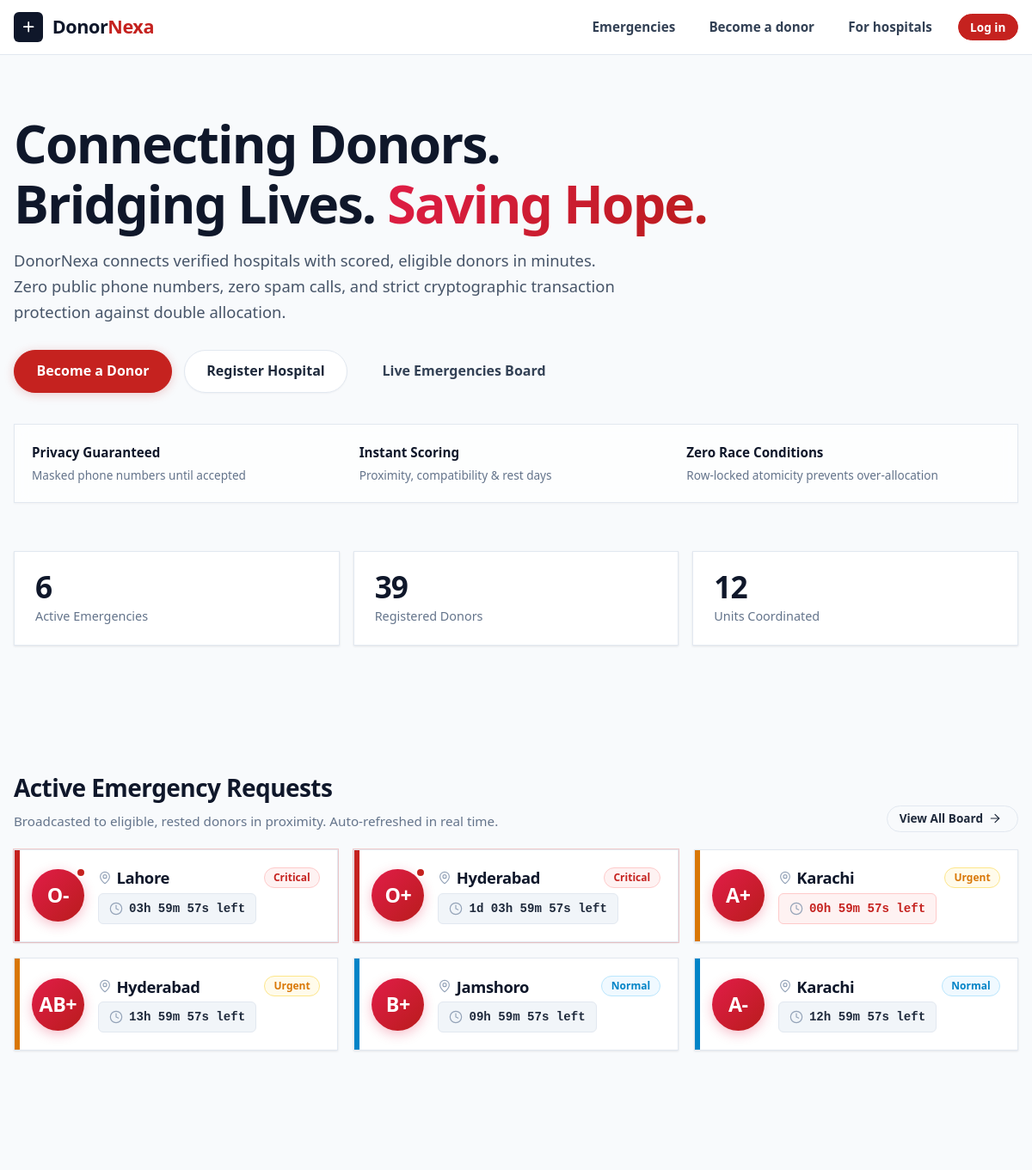
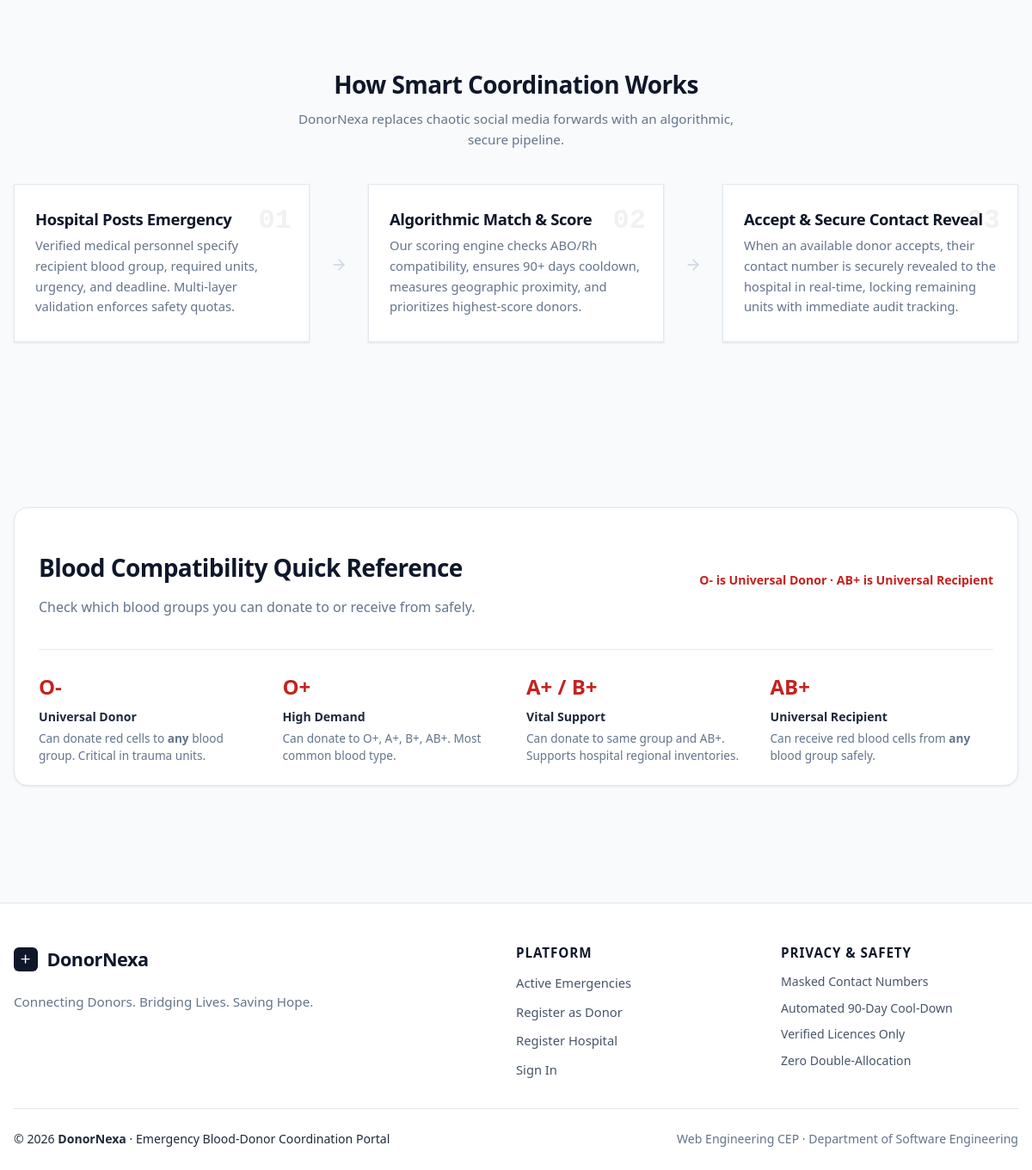
The page / on the database its author committed (2 pictures, top to bottom).
### tables this page shows
CREATE TABLE blood_requests (
    id              INT UNSIGNED AUTO_INCREMENT PRIMARY KEY,
    hospital_id     INT UNSIGNED NOT NULL,
    blood_group     ENUM('A+','A-','B+','B-','AB+','AB-','O+','O-') NOT NULL,
    units_needed    TINYINT UNSIGNED NOT NULL,
    units_fulfilled TINYINT UNSIGNED NOT NULL DEFAULT 0,
    urgency         ENUM('Normal','Urgent','Critical') NOT NULL DEFAULT 'Normal',
    required_by     DATETIME NOT NULL,
    ward_notes      VARCHAR(255) NULL,
    status          ENUM('open','fulfilled','closed','cancelled','expired') NOT NULL DEFAULT 'open',
    created_at      DATETIME NOT NULL DEFAULT CURRENT_TIMESTAMP,
     
    KEY idx_requests_status_deadline (status, required_by),
    KEY idx_requests_hospital (hospital_id, status),
    KEY idx_requests_group (blood_group, status),
    CONSTRAINT fk_requests_hospital FOREIGN KEY (hospital_id) REFERENCES hospitals(user_id) ON DELETE CASCADE,
    CONSTRAINT ck_requests_units CHECK (units_needed BETWEEN 1 AND 10),
    CONSTRAINT ck_requests_fulfilled CHECK (units_fulfilled <= units_needed)
);

CREATE TABLE cities (
    id        INT UNSIGNED AUTO_INCREMENT PRIMARY KEY,
    city_name VARCHAR(80) NOT NULL,
    province  VARCHAR(40) NOT NULL,
    UNIQUE KEY uq_city (city_name)
);

### src/Controllers/BaseController.php (called while the page is built, shortened)
<?php
abstract class BaseController
{
    protected function render(string $view, array $data = [], string $title = ''): void
    {
        extract($data, EXTR_SKIP);
        require BASE_PATH . '/templates/' . $view . '.php';
        require BASE_PATH . '/templates/layout.php';
    }
}
class PublicController extends BaseController
{
    public function home(): void
    {
        $this->render('public/home', [
            'stats'       => (new ReportService())->publicStats(),
            'emergencies' => (new RequestRepository())->publicActive(6),
        ], 'Home');
    }
}

### src/Core/Router.php (called while the page is built, shortened)
<?php
final class Router
{
    private array $routes = [];
    public function add(string $route, array $handler, array $methods = ['GET'], ?array $roles = null): self
    {
        $this->routes[$route] = compact('handler', 'methods', 'roles');
        return $this;
    }
    public function dispatch(string $route, string $httpMethod): void
    {
        ['handler' => [$class, $method], 'methods' => $methods, 'roles' => $roles] = $this->routes[$route];
        (new $class())->$method();
    }
}

### public/index.php (called while the page is built, shortened)
<?php
$router = new Router();
foreach (require BASE_PATH . '/config/routes.php' as $route => [$class, $method, $verbs, $roles]) {
    $router->add($route, [$class, $method], $verbs, $roles);
}
$route = trim((string) ($_GET['r'] ?? 'home'), '/');
$router->dispatch($route === '' ? 'home' : $route, $_SERVER['REQUEST_METHOD'] ?? 'GET');

### src/Repositories/BaseRepository.php (called while the page is built, shortened)
<?php
abstract class BaseRepository
{
    protected PDO $db;
    public function __construct(?PDO $db = null)
    {
        $this->db = $db ?? Database::connection();
    }
    protected function all(string $sql, array $params = []): array
    {
        $stmt = $this->db->prepare($sql);
        $stmt->execute($params);
        return $stmt->fetchAll();
    }
}

### src/Core/Database.php (called while the page is built, shortened)
<?php
final class Config
{
    private static array $files = [];
    public static function get(string $key, mixed $default = null): mixed
    {
        $parts = explode('.', $key);
        $file = array_shift($parts);
        if (!isset(self::$files[$file])) {
            $path = BASE_PATH . '/config/' . $file . '.php';
            self::$files[$file] = is_file($path) ? require $path : [];
        }
        $value = self::$files[$file];
        foreach ($parts as $segment) {
            $value = $value[$segment];
        }
        return $value;
    }
}
final class Database
{
    private static ?PDO $pdo = null;
    public static function connection(): PDO
    {
        if (self::$pdo === null) {
            $c = Config::get('db');
            $dsn = sprintf(
                'mysql:host=%s;port=%d;dbname=%s;charset=%s',
                $c['host'],
                $c['port'],
                $c['name'],
                $c['charset']
            );
            try {
                self::$pdo = new PDO($dsn, $c['user'], $c['pass'], [
                    PDO::ATTR_ERRMODE => PDO::ERRMODE_EXCEPTION,
                    PDO::ATTR_DEFAULT_FETCH_MODE => PDO::FETCH_ASSOC,
                    PDO::ATTR_EMULATE_PREPARES => false,
                ]);
                self::$pdo->exec("SET time_zone = '" . Config::get('app.tz_offset') . "'");
            } catch (PDOException $e) {
                Logger::error('DB connection failed: ' . $e->getMessage());
                throw new DatabaseException('The database is not available right now.', 0, $e);
            }
        }
        return self::$pdo;
    }
}

### src/Repositories/RequestRepository.php (called while the page is built, shortened)
<?php
class RequestRepository extends BaseRepository
{
    public function publicActive(int $limit = 50): array
    {
        $limit = max(1, min($limit, 100));
        return $this->all(
            "SELECT r.id, r.blood_group, c.city_name, r.urgency, r.required_by
               FROM blood_requests r
               JOIN hospitals h ON h.user_id = r.hospital_id
               JOIN cities c ON c.id = h.city_id
              WHERE r.status = 'open' AND r.required_by > NOW()
              ORDER BY FIELD(r.urgency, 'Critical', 'Urgent', 'Normal'), r.required_by
              LIMIT $limit"
        );
    }
}

### templates/partials/emergency_card.php (the view, shortened to what this page needs)
<article class="emergency-card urgency-<?= e(strtolower($r['urgency'])) ?>" data-urgency="<?= e(strtolower($r['urgency'])) ?>">
    <div class="blood-badge-wrap">
        <div class="blood-badge" aria-label="Blood group <?= e($r['blood_group']) ?>">
            <span class="blood-group-text"><?= e($r['blood_group']) ?></span>
        </div>
        <?php if (strtolower($r['urgency']) === 'critical'): ?>
            <span class="critical-indicator" title="Critical Emergency Active" aria-label="Critical"></span>
        <?php endif; ?>
    </div>
    <div class="emergency-info">
        <div class="emergency-header-row">
            <h3 class="emergency-city">
                <svg class="icon-pin" viewBox="0 0 24 24" fill="none" stroke="currentColor" stroke-width="1.75" stroke-linecap="round" stroke-linejoin="round" aria-hidden="true"><path d="M20 10c0 4.993-5.539 10.193-7.399 11.799a1 1 0 0 1-1.202 0C9.539 20.193 4 14.993 4 10a8 8 0 0 1 16 0"/><circle cx="12" cy="10" r="3"/></svg>
                <span><?= e($r['city_name']) ?></span>
            </h3>
            <span class="badge <?= e(urgency_class($r['urgency'])) ?>">
                <?= e($r['urgency']) ?>
            </span>
        </div>
        <div class="countdown-wrap">
            <svg class="icon-clock" viewBox="0 0 24 24" fill="none" stroke="currentColor" stroke-width="1.75" stroke-linecap="round" stroke-linejoin="round" aria-hidden="true"><circle cx="12" cy="12" r="10"></circle><polyline points="12 6 12 12 16 14"></polyline></svg>
            <div class="countdown" data-countdown="<?= e(iso_dt($r['required_by'])) ?>" role="timer" aria-label="Time left">Calculating...</div>
        </div>
    </div>
</article>

### templates/public/home.php (shortened to what this page needs)
<section class="hero" aria-labelledby="hero-h">
    <h1 id="hero-h">
        Connecting Donors.<br>
        Bridging Lives. <span class="accent-gradient">Saving Hope.</span>
    </h1>
    <p class="lead">
        DonorNexa connects verified hospitals with scored, eligible donors in minutes. Zero public phone numbers, zero spam calls, and strict cryptographic transaction protection against double allocation.
    </p>
    <div class="hero-actions">
        <a class="btn btn-hero btn-primary-glow" href="<?= e(url('register/donor')) ?>">
            <span>Become a Donor</span>
        </a>
        <a class="btn btn-hero btn-outline-hero" href="<?= e(url('register/hospital')) ?>">
            <span>Register Hospital</span>
        </a>
        <a class="btn btn-hero btn-secondary-hero" href="<?= e(url('emergencies')) ?>">
            <span>Live Emergencies Board</span>
        </a>
    </div>
    <div class="trust-strip">
        <div class="trust-item">
            <strong>Privacy Guaranteed</strong>
            <span>Masked phone numbers until accepted</span>
        </div>
        <div class="trust-item">
            <strong>Instant Scoring</strong>
            <span>Proximity, compatibility & rest days</span>
        </div>
        <div class="trust-item">
            <strong>Zero Race Conditions</strong>
            <span>Row-locked atomicity prevents over-allocation</span>
        </div>
    </div>
</section>
<section class="stats-grid-wrap" aria-label="Live statistics">
    <div class="stats-grid">
        <div class="stat-card">
            <div class="stat-content">
                <span class="stat-num" data-stat="active_requests"><?= (int) $stats['active_requests'] ?></span>
                <span class="stat-label">Active Emergencies</span>
            </div>
        </div>
        <div class="stat-card">
            <div class="stat-content">
                <span class="stat-num" data-stat="registered_donors"><?= (int) $stats['registered_donors'] ?></span>
                <span class="stat-label">Registered Donors</span>
            </div>
        </div>
        <div class="stat-card">
            <div class="stat-content">
                <span class="stat-num" data-stat="units_fulfilled"><?= (int) $stats['units_fulfilled'] ?></span>
                <span class="stat-label">Units Coordinated</span>
            </div>
        </div>
    </div>
</section>
<section aria-labelledby="live-h" class="section section-emergencies">
    <div class="section-head">
        <div>
            <h2 id="live-h">Active Emergency Requests</h2>
            <p class="section-desc">Broadcasted to eligible, rested donors in proximity. Auto-refreshed in real time.</p>
        </div>
        <a class="btn btn-outline btn-small view-all-link" href="<?= e(url('emergencies')) ?>">
            <span>View All Board</span>
            <?= icon('arrow-right', 16) ?>
        </a>
    </div>
    <div id="emergency-board" class="card-grid" data-endpoint="active_requests.php" data-limit="6" aria-live="polite">
        <?php foreach ($emergencies as $r): require BASE_PATH . '/templates/partials/emergency_card.php'; endforeach; ?>
    </div>
</section>
<section class="section section-how" aria-labelledby="how-h">
    <div class="section-head-center">
        <h2 id="how-h">How Smart Coordination Works</h2>
        <p class="section-desc max-w-md">DonorNexa replaces chaotic social media forwards with an algorithmic, secure pipeline.</p>
    </div>
    <div class="steps-flow">
        <div class="step-card">
            <div class="step-number">01</div>
            <h3>Hospital Posts Emergency</h3>
            <p>Verified medical personnel specify recipient blood group, required units, urgency, and deadline. Multi-layer validation enforces safety quotas.</p>
        </div>
        <div class="step-arrow"><?= icon('arrow-right', 20) ?></div>
        <div class="step-card">
            <div class="step-number">02</div>
            <h3>Algorithmic Match & Score</h3>
            <p>Our scoring engine checks ABO/Rh compatibility, ensures 90+ days cooldown, measures geographic proximity, and prioritizes highest-score donors.</p>
        </div>
        <div class="step-arrow"><?= icon('arrow-right', 20) ?></div>
        <div class="step-card">
            <div class="step-number">03</div>
            <h3>Accept & Secure Contact Reveal</h3>
            <p>When an available donor accepts, their contact number is securely revealed to the hospital in real-time, locking remaining units with immediate audit tracking.</p>
        </div>
    </div>
</section>
<section class="section section-compatibility" aria-labelledby="compat-h">
    <div class="compat-box">
        <div class="compat-header">
            <div>
                <h2 id="compat-h">Blood Compatibility Quick Reference</h2>
                <p class="muted">Check which blood groups you can donate to or receive from safely.</p>
            </div>
            <span class="blood-universal-pill">O- is Universal Donor · AB+ is Universal Recipient</span>
        </div>
        <div class="compat-grid">
            <div class="compat-card">
                <span class="compat-group">O-</span>
                <span class="compat-role">Universal Donor</span>
                <p class="compat-details">Can donate red cells to <strong>any</strong> blood group. Critical in trauma units.</p>
            </div>
            <div class="compat-card">
                <span class="compat-group">O+</span>
                <span class="compat-role">High Demand</span>
                <p class="compat-details">Can donate to O+, A+, B+, AB+. Most common blood type.</p>
            </div>
            <div class="compat-card">
                <span class="compat-group">A+ / B+</span>
                <span class="compat-role">Vital Support</span>
                <p class="compat-details">Can donate to same group and AB+. Supports hospital regional inventories.</p>
            </div>
            <div class="compat-card">
                <span class="compat-group">AB+</span>
                <span class="compat-role">Universal Recipient</span>
                <p class="compat-details">Can receive red blood cells from <strong>any</strong> blood group safely.</p>
            </div>
        </div>
    </div>
</section>

### rows shown on the page
blood_requests: blood_group "O-", cities.city_name "Lahore", urgency "Critical"
blood_requests: blood_group "O+", cities.city_name "Hyderabad", urgency "Critical"
blood_requests: blood_group "A+", cities.city_name "Karachi", urgency "Urgent"
blood_requests: blood_group "AB+", cities.city_name "Hyderabad", urgency "Urgent"
blood_requests: blood_group "B+", cities.city_name "Jamshoro", urgency "Normal"
blood_requests: blood_group "A-", cities.city_name "Karachi", urgency "Normal"

### other values the page prints
$stats['active_requests'] "6"
$stats['registered_donors'] "39"
$stats['units_fulfilled'] "12"
